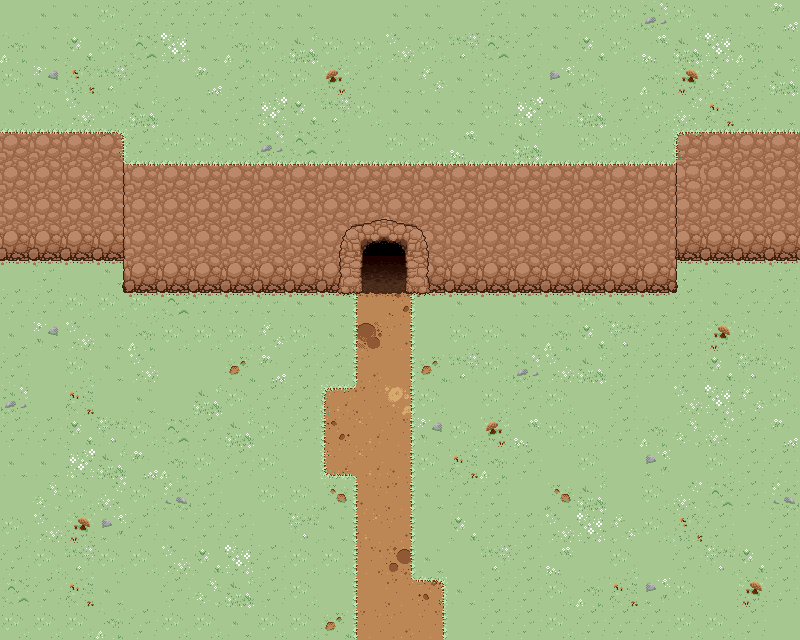

Tiled map render using the project's own tile images. Description and the map definition, with tile-layer contents summarised, below:
An orthogonal 25x20 tile map with 32x32 px tiles, 5 tile layers (base, cave floor border, edges, grass roof border, ...), 2 hidden layers not drawn, 3 tilesets and 1 object (mine_entrance).

<map version="1.10" tiledversion="1.11.2" orientation="orthogonal" renderorder="right-down" width="25" height="20" tilewidth="32" tileheight="32" infinite="0" nextlayerid="11" nextobjectid="2">
 <tileset firstgid="1" source="dirt_grass tiles 2.0.tsx" />
 <tileset firstgid="57" source="cave_tiles_1.3.tsx" />
 <tileset firstgid="82" source="dirt_grass tiles 1.0.tsx" />
 <layer id="1" name="base" width="25" height="20">
  <data>[500 cells, 500 non-empty, 34 distinct tile ids]</data>
 </layer>
 <layer id="7" name="shadows" width="25" height="20" visible="0">
  <data>[500 cells, 25 non-empty, 1 distinct tile ids]</data>
 </layer>
 <layer id="5" name="cave floor border" width="25" height="20">
  <data>[500 cells, 27 non-empty, 3 distinct tile ids]</data>
 </layer>
 <layer id="2" name="edges" width="25" height="20">
  <data>[500 cells, 35 non-empty, 6 distinct tile ids]</data>
 </layer>
 <layer id="3" name="grass roof border" width="25" height="20">
  <data>[500 cells, 32 non-empty, 6 distinct tile ids]</data>
 </layer>
 <layer id="6" name="entrance" width="25" height="20">
  <data>[500 cells, 14 non-empty, 7 distinct tile ids]</data>
 </layer>
 <layer id="8" name="Collision" width="25" height="20" visible="0">
  <data>[500 cells, 96 non-empty, 1 distinct tile ids]</data>
 </layer>
 <objectgroup id="10" name="Transitions" visible="0">
  <properties>
   <property name="spawn_x" type="int" value="450" />
   <property name="spawn_y" type="int" value="700" />
   <property name="target_map" value="cave_walled_2.0.tmx" />
   <property name="type" value="mine_entrance" />
  </properties>
  <object id="1" name="mine_entrance" x="361.419" y="243.958" width="43.9726" height="49.3939" />
 </objectgroup>
</map>
